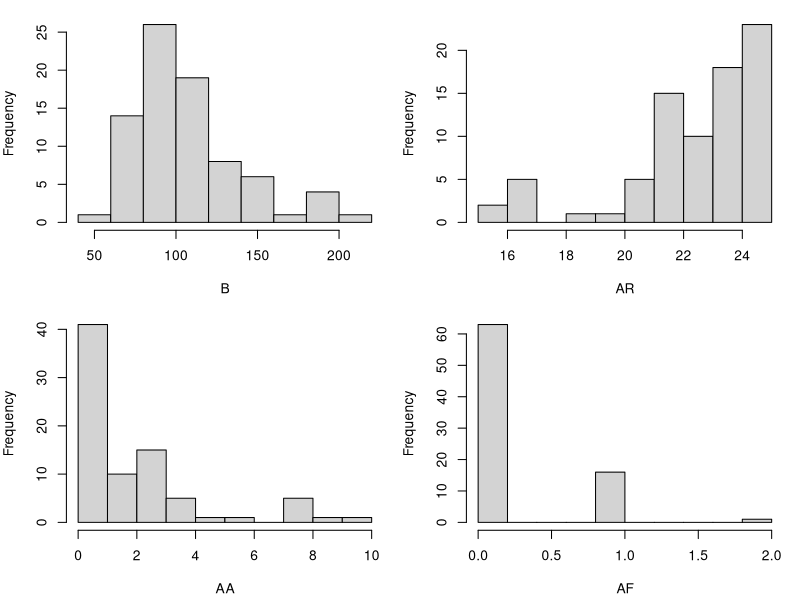
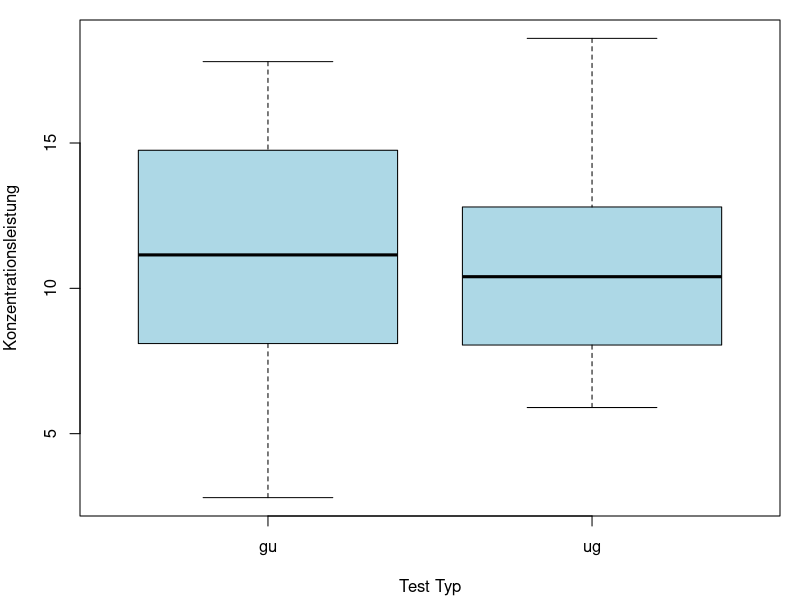
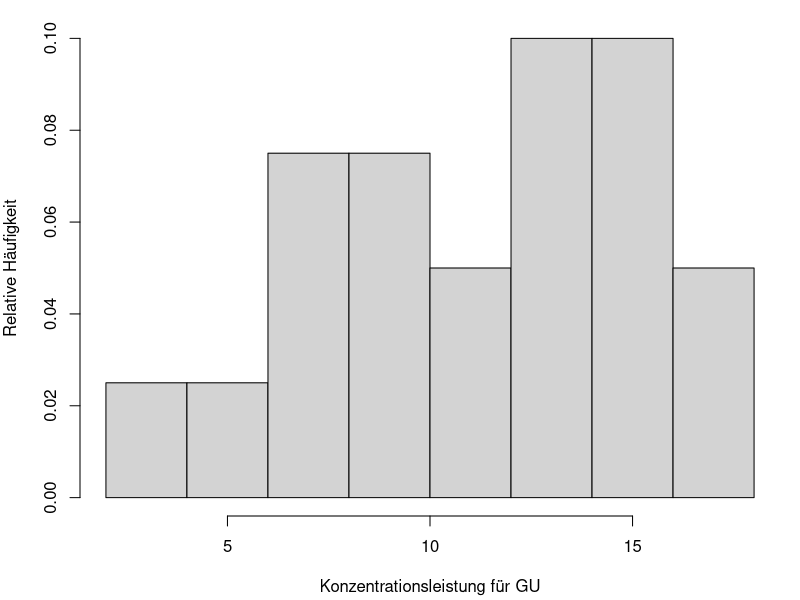
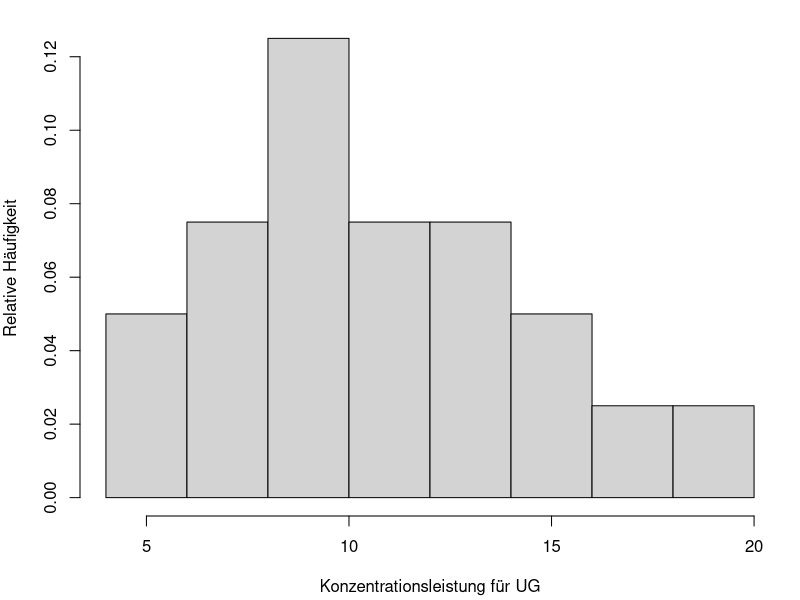
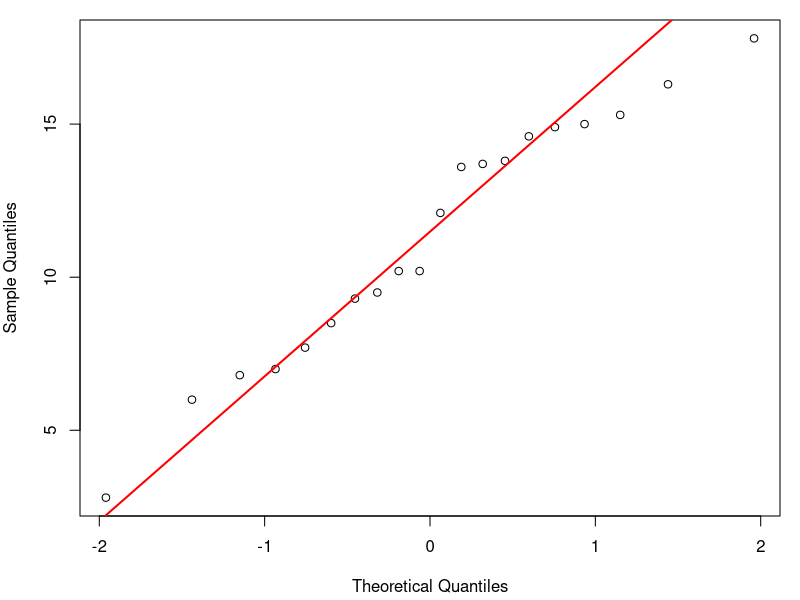
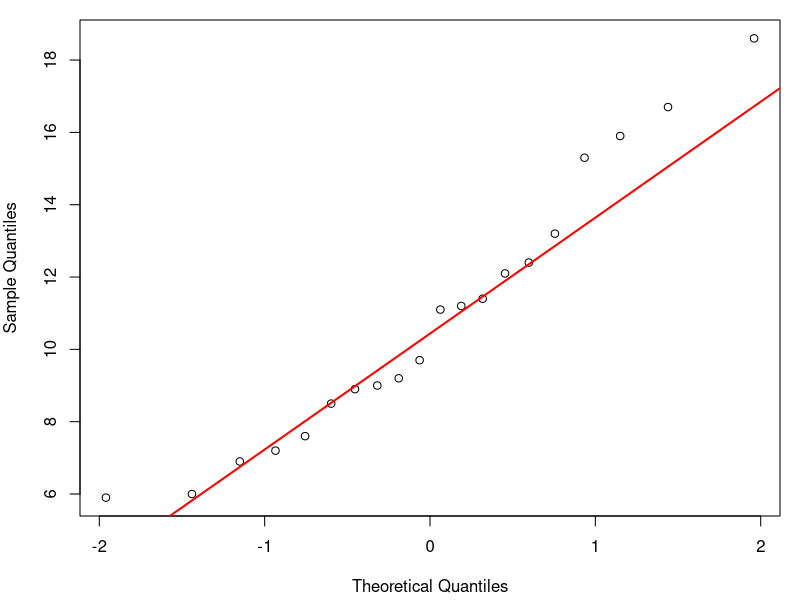
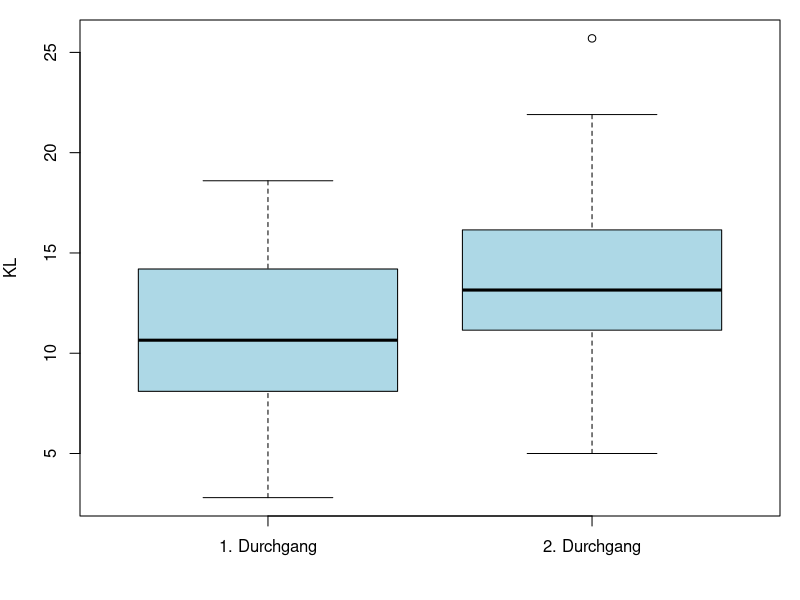
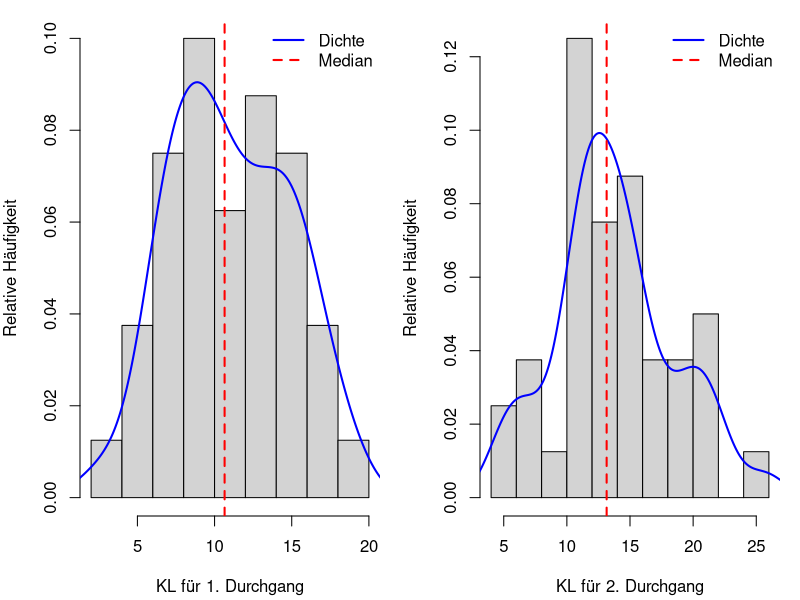

Source code (R) for these figures, in order:
library(car)

df <- read.table("Konzentrationsdaten.txt", header=TRUE)
head(df)
dim(df)

# Überprüfung auf NA-Werte
sum(is.na(df)) # 0

# Entfernen der Zeile mit Extremwerten:
df <- df[df$id != "14",]

# Betrachtung der Verteilung der Daten
summary(df)

attach(df)

par(mar = c(4.2, 4, 1, 1), mfrow = c(2, 2)) 
hist(B, main = "") # Bearbeitungszeit
hist(AR, main = "") # Anzahl richtiger Zeichen
hist(AA, main = "") # Anzahl ausgelassener (richtiger) Zeichen
hist(AF, main = "") # Anzahl falscher Zeichen
par(mfrow = c(1, 1)) 

# Umwandlung der Variablen in Faktoren:
gruppe <- as.factor(gruppe) 
id <- as.factor(id)
durchgang <- as.factor(durchgang)
test_typ <- as.factor(test_typ)

detach(df)

# AUFGABE 1
# Zwei unverbundene Stichproben

df_durchgang1 <- subset(df, durchgang == 1)
durchgang1_gu_kl <- df_durchgang1[df_durchgang1$test_typ == "gu", ]$KL
durchgang1_ug_kl <- df_durchgang1[df_durchgang1$test_typ == "ug", ]$KL

# Vergleich der Konzentrationsleistung zwischen GU- und UG-Test im ersten Durchgang
boxplot(df_durchgang1$KL ~ df_durchgang1$test_typ, col = "lightblue",
        xlab = "Test Typ", ylab = "Konzentrationsleistung")

# Verteilung der Konzentrationsleistung für GU im ersten Durchgang
hist(durchgang1_gu_kl, xlab = "Konzentrationsleistung für GU", 
     ylab = "Relative Häufigkeit", probability = TRUE, main = "")

# Verteilung der Konzentrationsleistung für UG im ersten Durchgang
hist(durchgang1_ug_kl, xlab = "Konzentrationsleistung für UG", 
     ylab = "Relative Häufigkeit", probability = TRUE, main = "")

# Rechne Kolmogorov-Smirnov-Test auf Normalverteilung
# GU Test:
mu <- mean(durchgang1_gu_kl) # 11.255
sigma2 <- var(durchgang1_gu_kl) # 16.22261
ks.test(durchgang1_gu_kl, y="pnorm", mean=mu, sd=sqrt(sigma2))
# p-value = 0.6115

# UG Test:
mu <- mean(durchgang1_ug_kl) # 10.84
sigma2 <- var(durchgang1_ug_kl) # 13.36147
ks.test(durchgang1_ug_kl, y="pnorm", mean=mu, sd=sqrt(sigma2))
# p-value = 0.8863

# Wir verwerfen die H0 bei beiden Testen nicht, dass die Daten aus einer 
# N(mu, sqrt(sigma2))-Verteilung stammen -> nichts spricht dagegen, 
# dass die Daten normalverteilt sind

# Zusätzlich erstellen wir das QQ-Plot, um visuell die NV-Annahme zu überprüfen:
# QQ-Plot zur Überprüfung der Normalverteilung der Konzentrationsleistung (KL) (GU-Test)
qqnorm(durchgang1_gu_kl, main = "")
qqline(durchgang1_gu_kl, col = "red", lwd = 2)

# QQ-Plot zur Überprüfung der Normalverteilung der Konzentrationsleistung (KL) (UG-Test)
qqnorm(durchgang1_ug_kl, main = "")
qqline(durchgang1_ug_kl, col = "red", lwd = 2)
# Die Q-Q Plots zeigen, dass die Daten für beide Testgruppen (GU und UG) 
# annähernd normalverteilt sind. Die Anzahl an Beobachtungen ist aber niedrig. 

# Zusätzlich: Shapiro-Wilk-Normalitätstest verwirft die H0 auch nicht:
shapiro.test(durchgang1_gu_kl) # p-value = 0.5617
shapiro.test(durchgang1_ug_kl) # p-value = 0.3286

# Verwenden wir den t-Test zur Überprüfung der Unterschiede 
# in Konzentrationsscores zwischen GU und UG Test:
t.test(durchgang1_gu_kl, durchgang1_ug_kl)
# oder alternativ: t.test(KL ~ gruppe, data = df_durchgang1)
# p-value = 0.7348 => die Unterschiede sind nicht signifikant!


# AUFGABE 2
# Zwei verbundene Stichproben

# a) Verbesserung des Konzentrationsscores durch Wiederholungseffekt
durchgang1_kl <- df[df$durchgang == "1", ]$KL
durchgang2_kl <- df[df$durchgang == "2", ]$KL

# Verbesserung des Konzentrationsscores durch Wiederholungseffekt
boxplot(durchgang1_kl,
        durchgang2_kl,
        names = c("1. Durchgang", "2. Durchgang"),
        ylab = "KL",
        xlab = "", horizontal = FALSE, col = "lightblue")

par(mfrow = c(1, 2)) 
# Verteilung des Konzentrationsscores im 1. Durchgang
hist(durchgang1_kl, xlab = "KL für 1. Durchgang", 
     ylab = "Relative Häufigkeit", probability = TRUE, main = "")
lines(density(durchgang1_kl), col = "blue", lwd = 2)
abline(v = median(durchgang1_kl), col = "red", lwd = 2, lty = 2)
legend("topright", legend = c("Dichte", "Median"), 
       col = c("blue", "red"), lwd = 2, lty = c(1, 2), bty = "n")

# Verteilung des Konzentrationsscores im 2. Durchgang
hist(durchgang2_kl, xlab = "KL für 2. Durchgang", 
     ylab = "Relative Häufigkeit", probability = TRUE, main = "", breaks = 9)
lines(density(durchgang2_kl), col = "blue", lwd = 2)
abline(v = median(durchgang2_kl), col = "red", lwd = 2, lty = 2)
legend("topright", legend = c("Dichte", "Median"), 
       col = c("blue", "red"), lwd = 2, lty = c(1, 2), bty = "n")
par(mfrow = c(1, 1)) 

differences <- durchgang2_kl - durchgang1_kl

mu <- mean(differences) # 2.7125
sigma2 <- var(differences) # 10.26369

ks.test(differences, y="pnorm", mean=mu, sd=sqrt(sigma2)) 
# p-value = 0.676 => wir können die H0 beibehalten

# Zusätlich:
shapiro.test(differences) # p-value = 0.1214 => H0 wird beibehalten

# QQ-Plot der Differenzen im Konzentrationsscore
qqnorm(differences, main="")
qqline(differences, col = "red", lwd = 2)
# Differenzen sind normalverteilt => wir können t-test verwenden

# t.test(zweiter_durchgang_kl, erster_durchgang_kl, paired = TRUE, alternative = "greater")
t.test(differences, alternative = "greater")
# p-value = 2.033e-06, wir lehnen H0 ab => entscheiden für H1 (2. Durchgang > 1. Durchgang)
# => die Konzentrationsscore verbessert sich durch einen Wiederholungseffekt

# b) Verbesserung der Bearbeitungszeit durch Wiederholungseffekt
durchgang1_zeit <- df[df$durchgang == "1", ]$B
durchgang2_zeit <- df[df$durchgang == "2", ]$B

# Verbesserung des Bearbeitungszeit durch Wiederholungseffekt
boxplot(durchgang1_zeit,
        durchgang2_zeit,
        names = c("1. Durchgang", "2. Durchgang"),
        ylab = "Bearbeitungzeit",
        xlab = "", horizontal = FALSE, col = "lightblue")

par(mfrow = c(1, 2)) 
# Verteilung des Bearbeitungszeit im 1. Durchgang
hist(durchgang1_zeit, xlab = "Bearbeitungszeit für 1. Durchgang", 
     ylab = "Relative Häufigkeit", probability = TRUE, 
     main = "")
lines(density(durchgang1_zeit), col = "blue", lwd = 2)
abline(v = median(durchgang1_zeit), col = "red", lwd = 2, lty = 2)
legend("topright", legend = c("Dichte", "Median"), 
       col = c("blue", "red"), lwd = 2, lty = c(1, 2), bty = "n")

# Verteilung des Bearbeitungszeit im 2. Durchgang
hist(durchgang2_zeit, xlab = "Bearbeitungszeit für 2. Durchgang", 
     ylab = "Relative Häufigkeit", probability = TRUE, 
     main = "")
lines(density(durchgang2_zeit), col = "blue", lwd = 2)
abline(v = median(durchgang2_zeit), col = "red", lwd = 2, lty = 2)
legend("topright", legend = c("Dichte", "Median"), 
       col = c("blue", "red"), lwd = 2, lty = c(1, 2), bty = "n")
par(mfrow = c(1, 1)) 

differences <- durchgang2_zeit - durchgang1_zeit

mu <- mean(differences) # -16.8175
sigma2 <- var(differences) # 635.8917

ks.test(differences, y="pnorm", mean=mu, sd=sqrt(sigma2))
# p-value = 0.4376 => wir lehnen H0 nicht ab

# Zusätlich:
shapiro.test(differences) # p-value = 0.1187=> H0 wird beibehalten

# QQ-Plot der Differenzen im Bearbeitungszeit
qqnorm(differences, main="")
qqline(differences, col = "red", lwd = 2)
# Differenzen sind normalverteilt => wir können t-test verwenden

# t.test(durchgang2_zeit, durchgang1_zeit, paired = TRUE, alternative = "less")
t.test(differences, alternative = "less")
# p-value = 7.098e-05 => wie lehnen H0 ab => die Bearbeitungszeit hat sich verbessert 


# AUFGABE 3
# Ist eine potentielle Verbesserung des Konzentrationsscores durch Wiederholung 
# größer, wenn exakt der gleiche Test wiederholt wird (Gruppe 1) im Vergleich 
# dazu, dass von UG auf GU gewechselt wird (Gruppe 2)?

# Gruppe 1:
gruppe1_durchgang1_kl <- df[df$gruppe == "1" & df$durchgang == "1", ]$KL
gruppe1_durchgang2_kl <- df[df$gruppe == "1" & df$durchgang == "2", ]$KL

differences1 <- gruppe1_durchgang2_kl - gruppe1_durchgang1_kl

mu <- mean(differences1) # 2.31
sigma2 <- var(differences1) # 9.942

ks.test(differences1, y="pnorm", mean=mu, sd=sqrt(sigma2))
# p-value = 0.9548 => wir lehnen H0 nicht ab

# Zusätlich:
shapiro.test(differences1) # p-value = 0.2586 => H0 wird beibehalten

# QQ-Plot der Differenzen in Konzentrationsscores für die 1. Gruppe
qqnorm(differences1, main="")
qqline(differences1, col = "red", lwd = 2)
# Differenzen sind normalverteilt => wir können t-test verwenden

t.test(gruppe1_durchgang2_kl, gruppe1_durchgang1_kl, paired = TRUE, alternative = "greater")
t.test(differences1, alternative = "greater")
# p-value = 0.001986 => die Differenzen sind signifikant, KL verbessert sich

# Gruppe 2:
gruppe2_durchgang1_kl <- df[df$gruppe == "2" & df$durchgang == "1", ]$KL
gruppe2_durchgang2_kl <- df[df$gruppe == "2" & df$durchgang == "2", ]$KL

differences2 <- gruppe2_durchgang2_kl - gruppe2_durchgang1_kl

mu <- mean(differences2) # 3.115
sigma2 <- var(differences2) # 10.7845

ks.test(differences2, y="pnorm", mean=mu, sd=sqrt(sigma2))
# p-value = 0.9467 => wir lehnen H0 nicht ab

# Zusätlich:
shapiro.test(differences2) # p-value = 0.6598 => H0 wird beibehalten

# QQ-Plot der Differenzen in Konzentrationsscores für die 2. Gruppe
qqnorm(differences2, main="")
qqline(differences2, col = "red", lwd = 2)
# Differenzen sind normalverteilt => wir können t-test verwenden

t.test(gruppe2_durchgang2_kl, gruppe2_durchgang1_kl, paired = TRUE, alternative = "greater")
t.test(differences2, alternative = "greater")
# p-value = 0.0002205 => die Differenzen sind signifikant, KL verbessert sich

t.test(differences1, differences2, alternative = "greater")
# p-value = 0.783
# Ja, die Verbesserung des Konzentrationsscores ist größer, wenn derselbe Test 
# wiederholt wird (Gruppe 1) im Vergleich zum Wechsel von UG zu GU (Gruppe 2)
